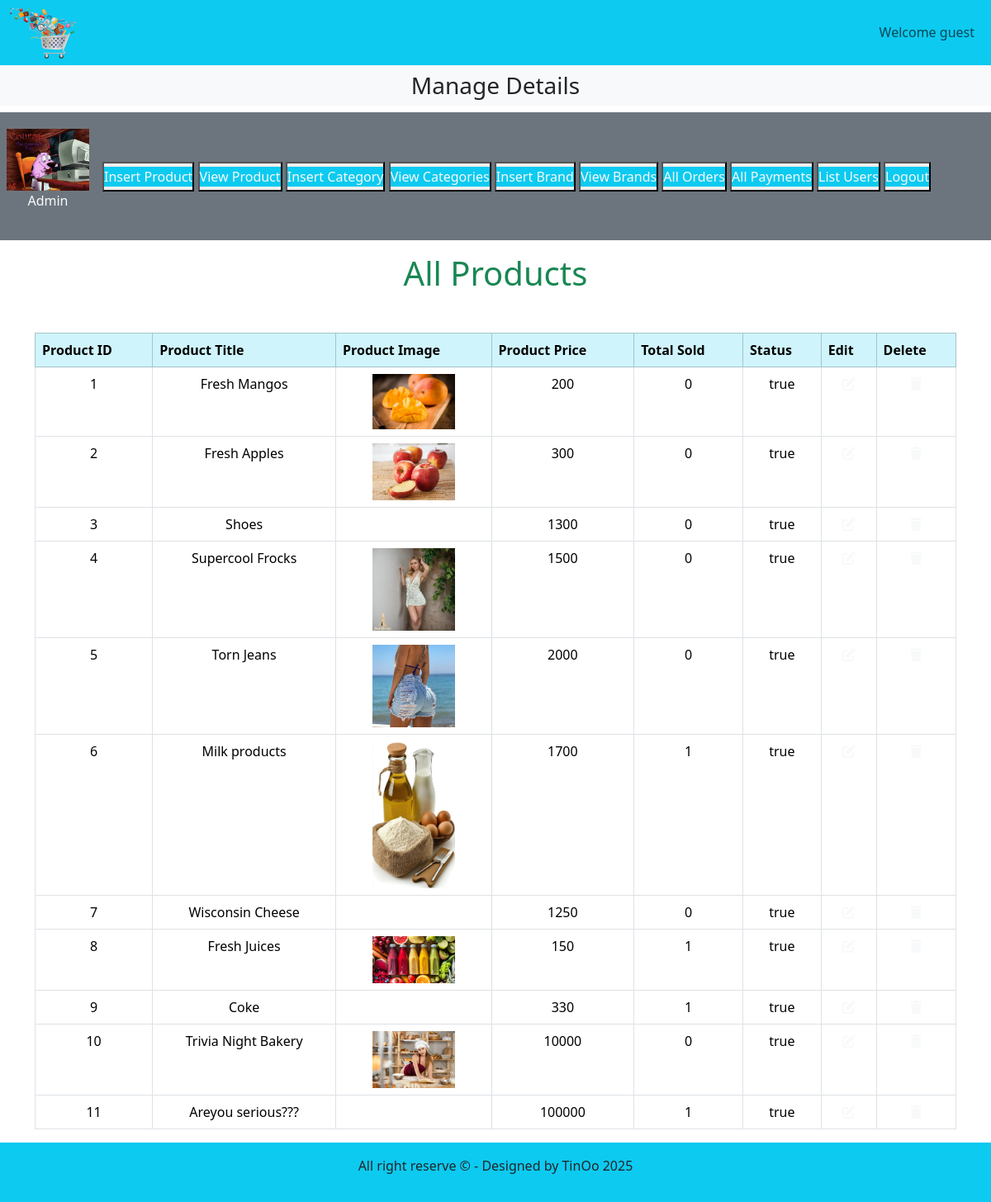
The page /admin_area/index.php?view_products on the database its author committed.
### tables this page shows
CREATE TABLE `products` (
  `product_id` int(11) NOT NULL,
  `product_title` varchar(100) NOT NULL,
  `product_description` varchar(255) NOT NULL,
  `product_keywords` varchar(255) NOT NULL,
  `category_id` int(11) NOT NULL,
  `brand_id` int(11) NOT NULL,
  `product_image1` varchar(255) NOT NULL,
  `product_image2` varchar(255) NOT NULL,
  `product_image3` varchar(255) NOT NULL,
  `product_price` varchar(100) NOT NULL,
  `datetime` timestamp NOT NULL DEFAULT current_timestamp() ON UPDATE current_timestamp(),
  `status` varchar(100) NOT NULL
);

### admin_area/view_products.php (the view)
<h1 class="text-center text-success">All Products</h1>
<table class="table table-bordered mt-5">
    <thead class="table-info">
        <tr>
            <th>Product ID</th>
            <th>Product Title</th>
            <th>Product Image</th>
            <th>Product Price</th>
            <th>Total Sold</th>
            <th>Status</th>
            <th>Edit</th>
            <th>Delete</th>
        </tr>
    </thead>
    <tbody class="bg-secondary text-light">
        <?php
        $get_products = "SELECT * FROM `products`";
        $result_products = mysqli_query($conn, $get_products);
        $number = 0;
        while ($row_products = mysqli_fetch_assoc($result_products)) {
            $product_id = $row_products['product_id'];
            $product_title = $row_products['product_title'];
            $product_image = $row_products['product_image1'];
            $product_price = $row_products['product_price'];
            $status = $row_products['status'];
            $number++;
            ?>
            <tr class='text-center'>
                <td><?php echo $number ?></td>
                <td><?php echo $product_title ?></td>
                <td><img src='./product_images/<?php echo $product_image ?>' class='product_img' alt=''></td>
                <td><?php echo $product_price ?></td>
                <td>
                    <?php
                    $get_count = "SELECT * FROM `order_pending` WHERE product_id=$product_id";
                    $result_count = mysqli_query($conn, $get_count);
                    $row_count = mysqli_num_rows($result_count);
                    echo $row_count;
                    ?>
                </td>
                <td><?php echo $status ?></td>
                <td><a href='index.php?edit_products' class='text-light'><i class='fa-solid fa-pen-to-square'></i></a></td>
                <td><a href='' class='text-light'><i class='fa-solid fa-trash'></i></a></td>
            </tr>
            <?php
        }
        ?>
    </tbody>
</table>

### admin_area/index.php (shortened to what this page needs)
<?php
include('../functions/common_functions.php');
?>
<!DOCTYPE html>
<html lang="en">
<head>
    <link href="https://cdn.jsdelivr.net/npm/bootstrap@5.3.6/dist/css/bootstrap.min.css" rel="stylesheet"
>
    <link rel="stylesheet" href="../styles.css">
    <link rel="stylesheet" href="https://cdnjs.cloudflare.com/ajax/libs/font-awesome/6.7.2/css/all.min.css"
 />
</head>
<body>
    <div class="container-fluid p-0">
        <nav class="navbar navbar-expand-lg navbar-light bg-info">
            <div class="container-fluid">
                <img src="../images/logo.png" alt="" class="logo">
                <nav class="navbar navbar-expand-lg">
                    <ul class="navbar-nav">
                        <li class="navbar-item">
                            <a href="" class="nav-link">Welcome guest</a>
                        </li>
                    </ul>
                </nav>
            </div>
        </nav>
        <div class="bg-light">
            <h3 class="text-center p-2">Manage Details</h3>
        </div>
        <div class="row">
            <div class="col-md-12 bg-secondary p-1 d-flex align-items-center">
                <div class="p-3">
                    <a href=""><img src="product_images/index.webp" alt="" class="admin_image"></a>
                    <p class="text-light text-center">Admin</p>
                </div>
                <div class="button text-center">
                    <button class="my-3"><a href="insert_product.php" class="nav-link text-light bg-info my-1">Insert
                            Product</a></button>
                    <button><a href="index.php?view_products" class="nav-link text-light bg-info my-1">View
                            Product</a></button>
                    <button><a href="index.php?insert_category" class="nav-link text-light bg-info my-1">Insert
                            Category</a></button>
                    <button><a href="" class="nav-link text-light bg-info my-1">View Categories</a></button>
                    <button><a href="index.php?insert_brand" class="nav-link text-light bg-info my-1">Insert
                            Brand</a></button>
                    <button><a href="" class="nav-link text-light bg-info my-1">View Brands</a></button>
                    <button><a href="" class="nav-link text-light bg-info my-1">All Orders</a></button>
                    <button><a href="" class="nav-link text-light bg-info my-1">All Payments</a></button>
                    <button><a href="" class="nav-link text-light bg-info my-1">List Users</a></button>
                    <button><a href="" class="nav-link text-light bg-info my-1">Logout</a></button>
                </div>
            </div>
        </div>
        <div class="container my-3">
            <?php
            if (isset($_GET['view_products'])) {
                include('view_products.php');
            }
            ?>
        </div>
        <?php include('../includes/footer.php'); ?>
    </div>
</body>
</html>

### includes/footer.php
<div class="bg-info p-3 text-center">
    <P>All right reserve © - Designed by TinOo 2025</P>
</div>

### styles.css (style rules this page uses)
* { margin: 0; padding: 0; box-sizing: border-box; }
.logo { width: 7%; height: 7%; }

### admin_area/index.php (style rules this page uses)
.admin_image { width: 100px; object-fit: contain; }
body { overflow-x: hidden; }
.product_img { width: 100px; object-fit: contain; }

### rows shown on the page
products: product_title "Fresh Mangos", product_image1 (picture), product_price "200", row_count "0", status "true"
products: product_title "Fresh Apples", product_image1 (picture), product_price "300", row_count "0", status "true"
products: product_title "Shoes", product_price "1300", row_count "0", status "true"
products: product_title "Supercool Frocks", product_image1 (picture), product_price "1500", row_count "0", status "true"
products: product_title "Torn Jeans", product_image1 (picture), product_price "2000", row_count "0", status "true"
products: product_title "Milk products", product_image1 (picture), product_price "1700", row_count "1", status "true"
products: product_title "Wisconsin Cheese", product_price "1250", row_count "0", status "true"
products: product_title "Fresh Juices", product_image1 (picture), product_price "150", row_count "1", status "true"
products: product_title "Coke", product_price "330", row_count "1", status "true"
products: product_title "Trivia Night Bakery", product_image1 (picture), product_price "10000", row_count "0", status "true"
products: product_title "Areyou serious???", product_price "100000", row_count "1", status "true"
